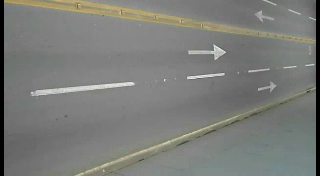
#> input picture frame 37 of 2)Görüntüler Üzerinde Temel İşlemler-1/traffic.avi, 320 x 176 px
$ python 6.Changing_Colospaces2.py
#> lines starting #> are read from the running program, lines starting #| are printed output that depends on the picture; after the words box and inside, x2 and y2 are one past the last pixel; in counts of white or black regions, pixels touching at a corner belong together
import cv2
import numpy as np

vid = cv2.VideoCapture("traffic.avi")

while 1:
    _,frame = vid.read() # videoyu kare kare frame değişkenine çeker(ilk parametre doğru oynatılıp oynatılmadığını kontrol ediyo,şuan ihtiyacımız olmadığı için '_' kullanarak boş bıraktık)...
#> frame is the input picture: shape (176, 320, 3); mean B, G, R 121, 124.5, 123.3
    hsv = cv2.cvtColor(frame,cv2.COLOR_BGR2HSV) # videoyu hsv formatına dönüştürür.Sırayla aldığı parametreler(dönüştürülecek video/neye dönüşeceği)...
#> hsv: shape (176, 320, 3); mean H, S, V 33.2, 11.7, 125.2

    #HSV'nin açılımı:(Hue: renkleri temsil eder// Saturation: Renklerin yoğunluğunu temsil eder // Value: aydınlık karanlık noktaları temsil eder)...

    lower_yellow = np.array([18,94,150]) # en düşük sarı renk kodunu bir değişkene atadık bu değerleri internetten bulabilirsiniz...
    upper_yellow = np.array([48,255,255]) # en yüksek sarı renk kodunu bir değişkene atadık bu değerleri internetten bulabilirsiniz...

    mask = cv2.inRange(hsv,lower_yellow,upper_yellow) # mask işlemi yapar yani siyah ekranda bulmak istediğimiz rengi beyaz olarak gösterir.Sırayla aldığı parametreler:(HSV arayüzüne çevirdiğimiz video/aradığımız rengin en düşük değeri/aradığımız rengin en yüksek değeri)...
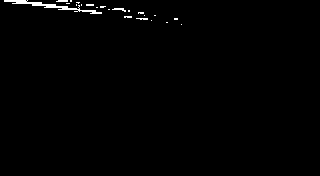
#> mask: shape (176, 320); 0.81% white; 22 white regions (19 under 20 px), largest, box (x1, y1, x2, y2) and area: (4, 0, 102, 14) 297, (112, 8, 126, 12) 28, (56, 0, 68, 2) 22

    cv2.imshow("Frame",frame) # orjinal videoyu gösterir...
    cv2.imshow("MASK",mask) # maskladığımız videoyu gösterir

    if cv2.waitKey(20) & 0xFF == ord("q"):
#> (key q is pressed here)
        break

vid.release()
cv2.destroyAllWindows()
